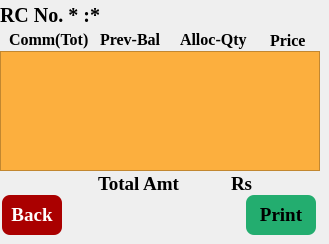
   <widget class="QWidget" name="page_7">
    <widget class="QLabel" name="label_4">
     <property name="geometry">
      <rect>
       <x>0</x>
       <y>5</y>
       <width>90</width>
       <height>20</height>
      </rect>
     </property>
     <property name="font">
      <font>
       <family>Liberation Serif</family>
       <pointsize>15</pointsize>
       <weight>75</weight>
       <bold>true</bold>
      </font>
     </property>
     <property name="styleSheet">
      <string notr="true"/>
     </property>
     <property name="text">
      <string>RC No. * :</string>
     </property>
    </widget>
    <widget class="QPushButton" name="pushButton_5">
     <property name="geometry">
      <rect>
       <x>2</x>
       <y>195</y>
       <width>60</width>
       <height>40</height>
      </rect>
     </property>
     <property name="font">
      <font>
       <family>Liberation Serif</family>
       <pointsize>14</pointsize>
       <weight>75</weight>
       <bold>true</bold>
      </font>
     </property>
     <property name="focusPolicy">
      <enum>Qt::NoFocus</enum>
     </property>
     <property name="styleSheet">
      <string notr="true">/*background-color: rgb(255, 255, 255);
color: rgb(170, 0, 0);*/
border-radius: 8px;
background-color: rgb(170, 0, 0);
color: rgb(255, 255, 255);</string>
     </property>
     <property name="text">
      <string>Back</string>
     </property>
    </widget>
    <widget class="QPushButton" name="pushButton_6">
     <property name="geometry">
      <rect>
       <x>246</x>
       <y>195</y>
       <width>70</width>
       <height>40</height>
      </rect>
     </property>
     <property name="font">
      <font>
       <family>Liberation Serif</family>
       <pointsize>14</pointsize>
       <weight>75</weight>
       <bold>true</bold>
      </font>
     </property>
     <property name="focusPolicy">
      <enum>Qt::NoFocus</enum>
     </property>
     <property name="styleSheet">
      <string notr="true">/*background-color: rgb(255, 255, 255);
color: rgb(0, 0, 255);*/
border-radius: 8px;
background-color: rgb(35, 173, 111);
color: rgb(0, 0, 0);
</string>
     </property>
     <property name="text">
      <string>Print</string>
     </property>
    </widget>
    <widget class="QLabel" name="label_6">
     <property name="geometry">
      <rect>
       <x>9</x>
       <y>29</y>
       <width>110</width>
       <height>20</height>
      </rect>
     </property>
     <property name="font">
      <font>
       <family>Liberation Serif</family>
       <pointsize>12</pointsize>
       <weight>75</weight>
       <bold>true</bold>
       <underline>false</underline>
      </font>
     </property>
     <property name="styleSheet">
      <string notr="true">/*background-color: rgb(255, 255, 255);*/
</string>
     </property>
     <property name="text">
      <string>Comm(Tot)</string>
     </property>
    </widget>
    <widget class="QLabel" name="label_8">
     <property name="geometry">
      <rect>
       <x>270</x>
       <y>32</y>
       <width>50</width>
       <height>16</height>
      </rect>
     </property>
     <property name="font">
      <font>
       <family>Liberation Serif</family>
       <pointsize>12</pointsize>
       <weight>75</weight>
       <bold>true</bold>
       <underline>false</underline>
      </font>
     </property>
     <property name="styleSheet">
      <string notr="true">/*background-color: rgb(255, 255, 255);*/
/*color: rgb(255, 255, 255);*/
</string>
     </property>
     <property name="text">
      <string>Price</string>
     </property>
    </widget>
    <widget class="QLabel" name="label_7">
     <property name="geometry">
      <rect>
       <x>180</x>
       <y>29</y>
       <width>80</width>
       <height>20</height>
      </rect>
     </property>
     <property name="font">
      <font>
       <family>Liberation Serif</family>
       <pointsize>12</pointsize>
       <weight>75</weight>
       <bold>true</bold>
       <underline>false</underline>
      </font>
     </property>
     <property name="styleSheet">
      <string notr="true">/*background-color: rgb(255, 255, 255);*/
/*color: rgb(255, 255, 255);*/
</string>
     </property>
     <property name="text">
      <string>Alloc-Qty</string>
     </property>
    </widget>
    <widget class="QLabel" name="lblRC_NO_Summary">
     <property name="geometry">
      <rect>
       <x>90</x>
       <y>5</y>
       <width>130</width>
       <height>20</height>
      </rect>
     </property>
     <property name="font">
      <font>
       <family>Liberation Serif</family>
       <pointsize>15</pointsize>
       <weight>75</weight>
       <bold>true</bold>
      </font>
     </property>
     <property name="styleSheet">
      <string notr="true"/>
     </property>
     <property name="text">
      <string>*</string>
     </property>
    </widget>
    <widget class="QListWidget" name="listWidgetCommClaimed">
     <property name="geometry">
      <rect>
       <x>0</x>
       <y>51</y>
       <width>320</width>
       <height>120</height>
      </rect>
     </property>
     <property name="font">
      <font>
       <family>Liberation Serif</family>
       <pointsize>12</pointsize>
       <weight>75</weight>
       <bold>true</bold>
      </font>
     </property>
     <property name="styleSheet">
      <string notr="true">background-color: rgb(252, 175, 62);
</string>
     </property>
     <property name="spacing">
      <number>1</number>
     </property>
    </widget>
    <widget class="QLabel" name="label_42">
     <property name="geometry">
      <rect>
       <x>98</x>
       <y>174</y>
       <width>81</width>
       <height>20</height>
      </rect>
     </property>
     <property name="font">
      <font>
       <family>Liberation Serif</family>
       <pointsize>14</pointsize>
       <weight>75</weight>
       <bold>true</bold>
      </font>
     </property>
     <property name="styleSheet">
      <string notr="true"/>
     </property>
     <property name="text">
      <string>Total Amt</string>
     </property>
    </widget>
    <widget class="QLabel" name="lblTotalAmtVal_2">
     <property name="geometry">
      <rect>
       <x>261</x>
       <y>175</y>
       <width>51</width>
       <height>20</height>
      </rect>
     </property>
     <property name="font">
      <font>
       <family>Liberation Serif</family>
      </font>
     </property>
     <property name="styleSheet">
      <string notr="true"/>
     </property>
     <property name="text">
      <string/>
     </property>
    </widget>
    <widget class="QLabel" name="lblTotalAmtVal_3">
     <property name="geometry">
      <rect>
       <x>231</x>
       <y>174</y>
       <width>30</width>
       <height>20</height>
      </rect>
     </property>
     <property name="font">
      <font>
       <family>Liberation Serif</family>
       <pointsize>14</pointsize>
       <weight>75</weight>
       <bold>true</bold>
      </font>
     </property>
     <property name="styleSheet">
      <string notr="true"/>
     </property>
     <property name="text">
      <string>Rs</string>
     </property>
    </widget>
    <widget class="QLabel" name="label_43">
     <property name="geometry">
      <rect>
       <x>100</x>
       <y>29</y>
       <width>80</width>
       <height>20</height>
      </rect>
     </property>
     <property name="font">
      <font>
       <family>Liberation Serif</family>
       <pointsize>12</pointsize>
       <weight>75</weight>
       <bold>true</bold>
      </font>
     </property>
     <property name="styleSheet">
      <string notr="true">/*background-color: rgb(255, 255, 255);*/
/*color: rgb(255, 255, 255);*/
</string>
     </property>
     <property name="text">
      <string>Prev-Bal</string>
     </property>
    </widget>
    <widget class="QLabel" name="lbl_sig8">
     <property name="geometry">
      <rect>
       <x>130</x>
       <y>200</y>
       <width>57</width>
       <height>31</height>
      </rect>
     </property>
     <property name="text">
      <string/>
     </property>
    </widget>
   </widget>
